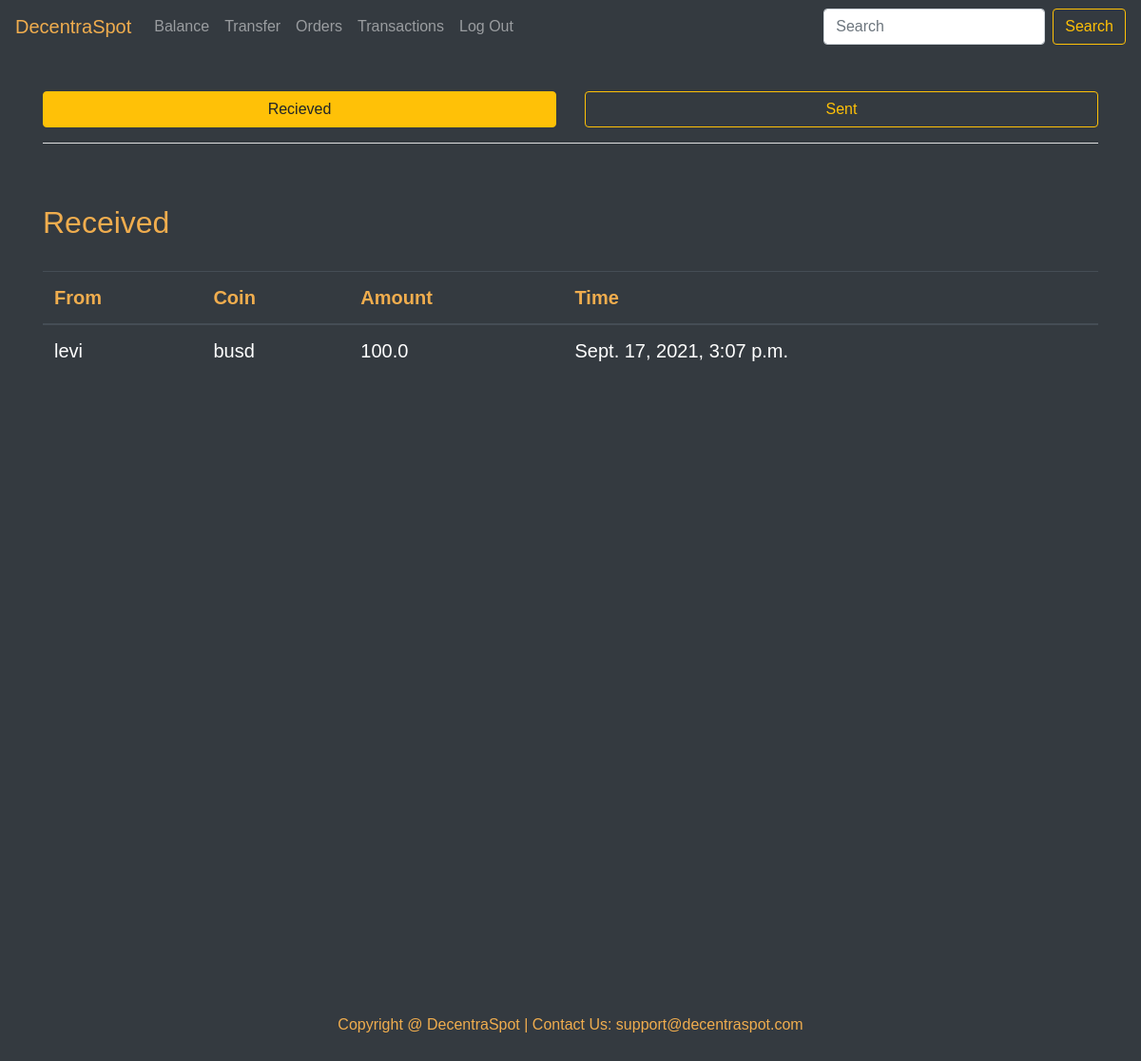
The app's page /transaction/aryamansingh (signed in) with its own data.
### exchange/models.py (models this page shows, shortened)
class Transactions(models.Model):
    user=models.CharField(max_length=32)
    recipient=models.CharField(max_length=32)
    asset=models.CharField(max_length=4)
    amount=models.FloatField()
    time=models.DateTimeField(auto_now_add=True)

### exchange/views.py (the view)
# urls.py: path('transaction/<str:username>', views.transaction, name='transaction'),
def transaction(request, username):
    if request.method == 'GET':
        try:
            sent_list=Transactions.objects.filter(user=username).order_by('-time')
            received_list=Transactions.objects.filter(recipient=username).order_by('-time')
            return render(request, 'exchange/transactions.html', {
                'sent_list':sent_list,
                'received_list':received_list
            })
        except Transactions.DoesNotExist:
            return HttpResponse("Error: User doesn't exist")

### exchange/templates/exchange/transactions.html (shortened to what this page needs)
{% extends "exchange/layout.html" %}
{% load static %}
{% block body %}
<div style="height:1000px; padding-top:40px" class="bg-dark text-white">
<div class="container">
<div class="row">
    <div class="col-sm-6">
        <button id="btn1" class="btn btn-block btn-outline-warning">Recieved</button>
    </div>
    <div class="col-sm-6">
        <button id="btn2" class="btn btn-block btn-outline-warning">Sent</button>
    </div>
</div><hr class="bg-light"><br><br>
<div id="received-view">
<h2 style="color: #f0ad4e;">Received</h2><br>
<div style="font-size:20px;" class="table-responsive">
    <table class="table table-dark table-hover">
        <thead style="color: #f0ad4e;">
            <tr>
                <th scope="col">From</th>
                <th scope="col">Coin</th>
                <th scope="col">Amount</th>
                <th scope="col">Time</th>
            </tr>
        </thead>
        <tbody>
            {% for n in received_list %}
            <tr>
                <td>{{ n.user }}</td>
                <td>{{ n.asset }}</td>
                <td>{{ n.amount }}</td>
                <td>{{ n.time }}</td>
            </tr>
            {% endfor %}
        </tbody>
    </table>
</div></div>
</div>
</div>
{% endblock %}

### exchange/static/exchange/style.css (style rules this page uses)
body { font-family: 'Manrope', sans-serif; min-height: 400px; clear: both; }

### records on screen
Transactions: user "levi", asset "busd", amount "100.0", time "Sept. 17, 2021, 3:07 p.m."
